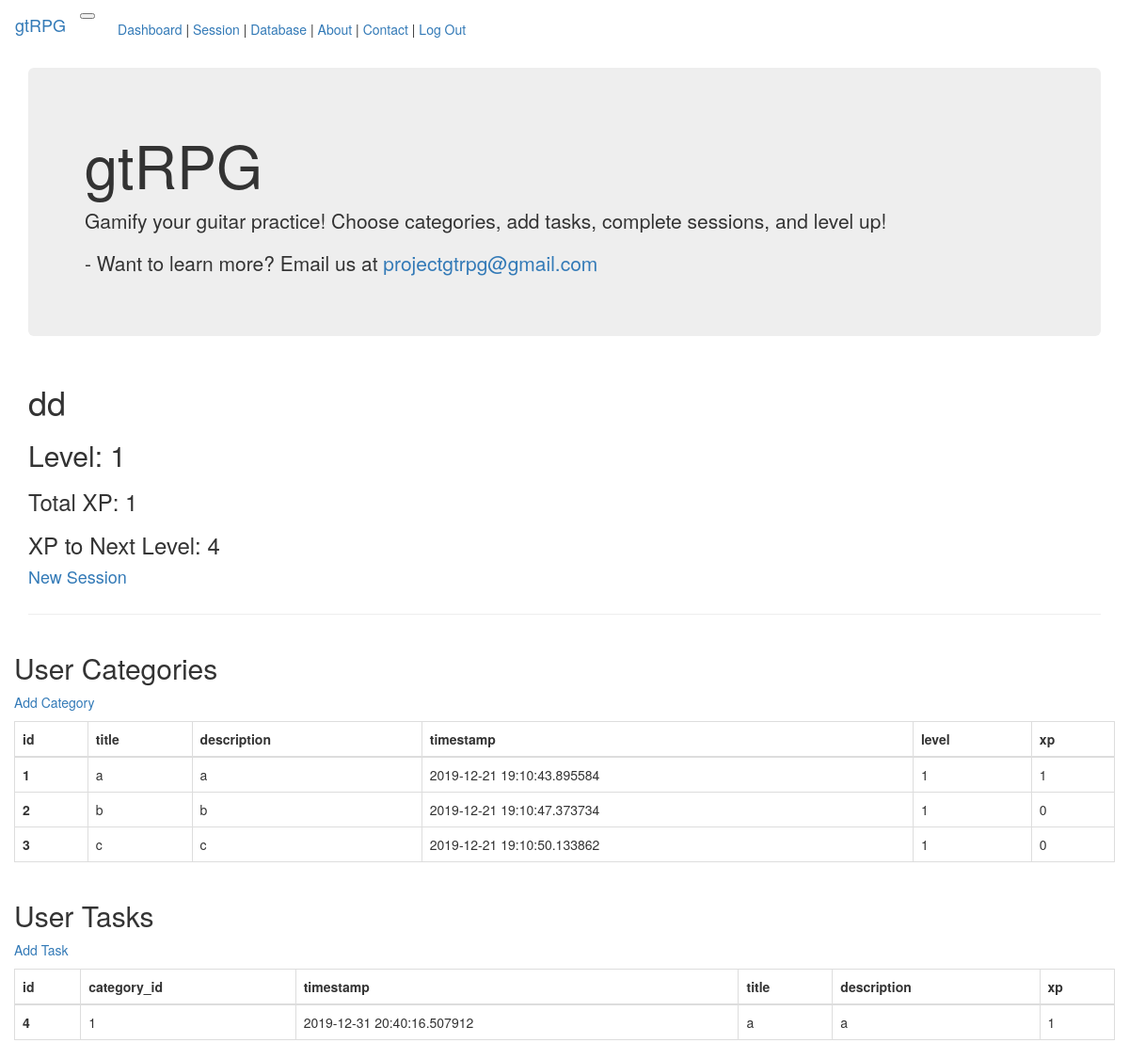
Page /user/dd (signed in) on the earlier database version.
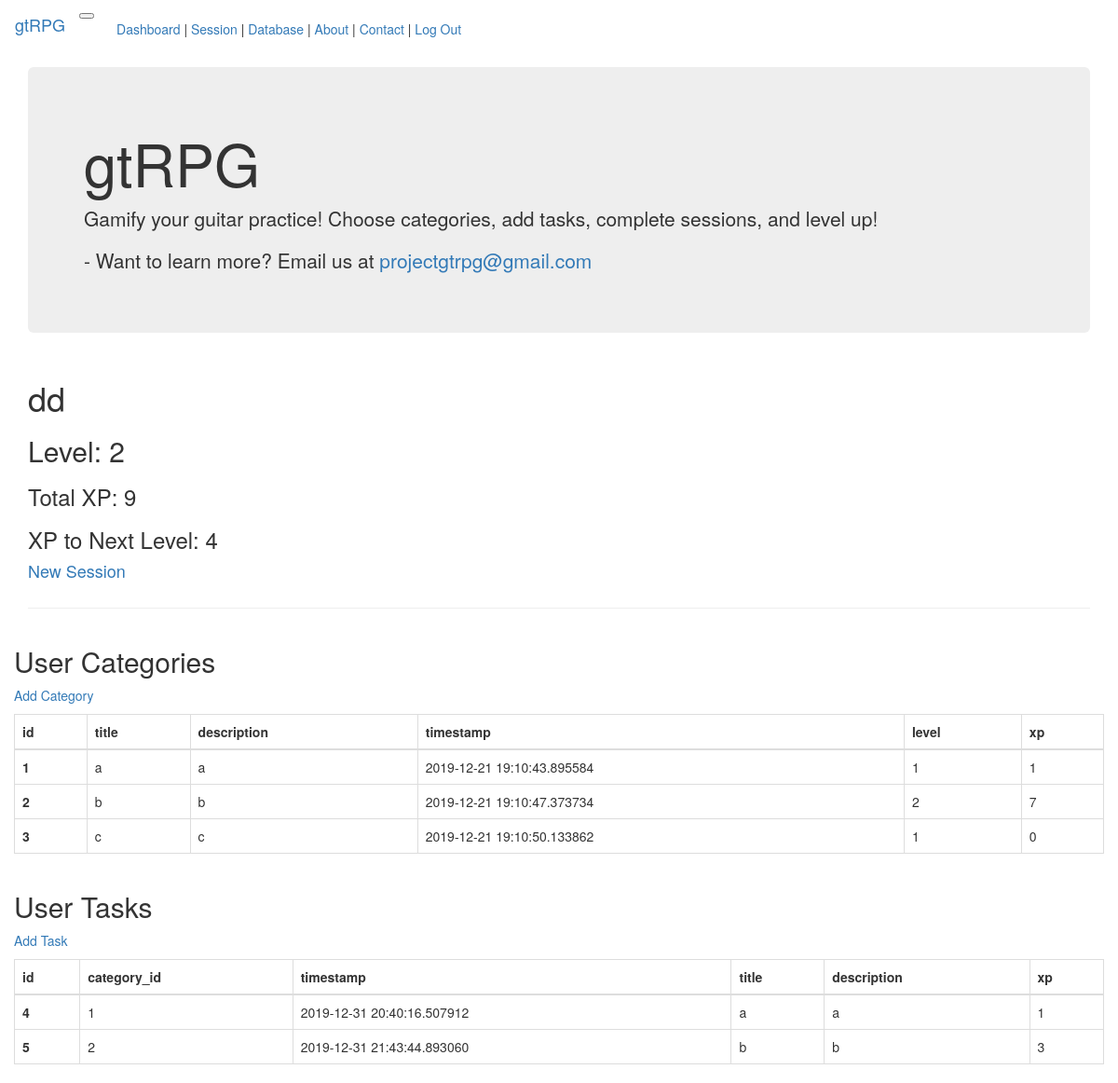
Same page on the later database version.
### app/models.py (models this page shows, shortened)
class User(UserMixin, db.Model):
    id = db.Column(db.Integer, primary_key=True)
    username = db.Column(db.String(64), index=True, unique=True)
    email = db.Column(db.String(120), index=True, unique=True)
    password_hash = db.Column(db.String(128))
    about_me = db.Column(db.String(140))
    last_seen = db.Column(db.DateTime, default=datetime.utcnow)
    level = db.Column(db.Integer, default=1, index=True)
    xp = db.Column(db.Integer, default=0, index=True)
    level_up_xp_modifier = db.Column(db.Integer, default=5, index=True)
    xp_to_next_level = db.Column(db.Integer, default=5, index=True)
    xp_to_next_level_constant = db.Column(db.Float, default=5.0)
    user_category = db.relationship('UserCategory', lazy=True)

class UserCategory(db.Model):
    user_id = db.Column('user_id', db.Integer, db.ForeignKey('user.id'), primary_key=True)
    category_id = db.Column('category_id', db.Integer, db.ForeignKey('category.id'), primary_key=True)
    level = db.Column('user_category_level', db.Integer, default=1, index=True)
    xp = db.Column('user_category_xp', db.Integer, default=0, index=True)
    level_up_xp_modifier = db.Column(db.Integer, default=5)
    xp_to_next_level = db.Column(db.Integer, default=5)
    xp_to_next_level_constant = db.Column(db.Float, default=5.0)

class Category(db.Model):
    id = db.Column(db.Integer, primary_key=True)
    title = db.Column(db.String(100), unique=True, nullable=False)
    description = db.Column(db.String(200))
    timestamp = db.Column(db.DateTime, index=True, default=datetime.utcnow)
    tasks = db.relationship('Task', backref='category', lazy=True)

class Task(db.Model):
    id = db.Column(db.Integer, primary_key=True)
    user_id = db.Column('user_id', db.Integer, db.ForeignKey('user.id'))
    category_id = db.Column(db.Integer, db.ForeignKey('category.id'), nullable=False)
    timestamp = db.Column(db.DateTime, index=True, default=datetime.utcnow)
    title = db.Column(db.String(100), nullable=False)
    description = db.Column(db.String(200))
    xp = db.Column(db.Integer, index=True)

### app/main/routes.py (the view)
@bp.route('/user/<username>', methods=['GET'])
@login_required
def user(username):
    user = User.query.filter_by(username=username).first_or_404()
    duser = get_dumped_user(user)
    result_list = (db.session.query(UserCategory, Category)
                   .filter(UserCategory.user_id == user.id)
                   .filter(Category.id == UserCategory.category_id)
                   .all())
    debug_flash("result_list", result_list)
    user_task_list = Task.query.filter(Task.user_id == user.id).all()
    return render_template('user.html', title=f"{user.username} Profile | gtRPG", user=duser, result_list=result_list,
                            user_task_list=user_task_list)

### app/main/routes.py (called while the page is built)
@bp.before_request
def before_request():
    if current_user.is_authenticated:
        current_user.last_seen = datetime.utcnow()
        db.session.commit()

def get_dumped_user(user):
    dumped_user = USER_SCHEMA.dump(user)
    return dumped_user

def debug_flash(item_name, item):
    if DEBUG is True:
        flash(f'{item_name}={item}')

### app/models.py (called while the page is built)
@login.user_loader
def load_user(id):
    return User.query.get(int(id))

### app/templates/user.html (shortened to what this page needs)
{% extends "base.html" %}
{% block app_content %}
    <table>
        <tr valign="top">
            <td>
                <h1>{{ user.username }}</h1>
                <h2> Level: {{ user.level }}</h2>
                <h3> Total XP: {{ user.xp }}</h3>
                <h3> XP to Next Level: {{ user.xp_to_next_level }}</h3>
                <h4><a href="{{ url_for('main.new_session', username=current_user.username) }}">New Session</a></h4>
            </td>
        </tr>
    </table>
    <hr>
    <div class="row" id ="userCategoriesTable">
        <div class="col-12">
            <h2>User Categories</h2>
            <p></p><a href="{{ url_for('main.add_user_category', username=current_user.username) }}">Add Category</a></p>
            <table class="table table-dark table-bordered table-hover">
                <thead class="thead-dark">
                    <tr>
                        <th scope="col">id</th>
                        <th scope="col">title</th>
                        <th scope="col">description</th>
                        <th scope="col">timestamp</th>
                        <th scope="col">level</th>
                        <th scope="col">xp</th>
                    </tr>
                </thead>
                <tbody>
                    {% for result in result_list %}
                        <tr>
                            <th scope="row">{{result[1].id}}</th>
                            <td>{{result[1].title}}</td>
                            <td>{{result[1].description}}</td>
                            <td>{{result[1].timestamp}}</td>
                            <td>{{result[0].level}}</td>
                            <td>{{result[0].xp}}</td>
                        </tr>
                    {% endfor %}
                </tbody>
            </table>
        </div>
    </div>
    <div class="row" id ="tasksTable">
        <div class="col-12">
            <h2>User Tasks</h2>
            <p><a href="{{ url_for('main.add_user_task', username=current_user.username) }}">Add Task</a></p>
            <table class="table table-dark table-bordered table-hover">
                <thead class="thead-dark">
                    <tr>
                        <th scope="col">id</th>
                        <th scope="col">category_id</th>
                        <th scope="col">timestamp</th>
                        <th scope="col">title</th>
                        <th scope="col">description</th>
                        <th scope="col">xp</th>
                    </tr>
                </thead>
                <tbody>
                    {% for task in user_task_list %}
                        <tr>
                            <th scope="row">{{task.id}}</th>
                            <td>{{task.category_id}}</td>
                            <td>{{task.timestamp}}</td>
                            <td>{{task.title}}</td>
                            <td>{{task.description}}</td>
                            <td>{{task.xp}}</td>
                        </tr>
                    {% endfor %}
                </tbody>
            </table>
        </div>
    </div>
{% endblock %}

### app/templates/base.html (shortened to what this page needs)
{% extends 'bootstrap/base.html' %}
{% block navbar %}
    <nav class="navbar fixed-top navbar-expand-lg navbar-dark bg-dark">
        <a class="navbar-brand" href="{{ url_for('main.index', username=current_user.username) }}">gtRPG</a>
            <button class="navbar-toggler" type="button" data-toggle="collapse" data-target="#navbarNav" aria-controls="navbarNav" aria-expanded="false" aria-label="Toggle navigation">
            </button>
        <div class="collapse navbar-collapse" id="navbarNav">
            <ul class="navbar-nav">
                {% if current_user.is_anonymous %}
                <a class="nav-link nav-item" href="{{ url_for('auth.login') }}">Log In </a>|
                {% else %}
                <a class="nav-link nav-item" href="{{ url_for('main.index', username=current_user.username) }}">Dashboard </a>|
                <a class="nav-link nav-item" href="{{ url_for('main.new_session', username=current_user.username) }}"> Session </a>|
                {% if current_user.username == "BGDG" %}
                <a class="nav-link nav-item" href="{{ url_for('main.db_view') }}"> Database </a>|
                {% endif %}
                <a class="nav-link nav-item" href="{{ url_for('main.about') }}"> About </a>|
                <a class="nav-link nav-item" href="{{ url_for('main.contact') }}"> Contact </a>|
                <a class="nav-link nav-item" href="{{ url_for('auth.logout') }}"> Log Out</a>
                {% endif %}
            </ul>
        </div>
    </nav>
{% endblock %}
{% block content %}
    <div class="container">
        <div class="jumbotron">
            <h1>gtRPG</h1>
            <p>Gamify your guitar practice! Choose categories, add tasks, complete sessions, and level up!</p>
            <p> - Want to learn more? Email us at <a href="mailto:projectgtrpg@gmail.com">projectgtrpg@gmail.com</a></p>
        </div>
        {% block app_content %}{% endblock %}
    </div>
{% endblock %}

Differences in the rows shown:
changed UserCategory (number 2 of 3 on the later page): user_category_level "1" → "2"; user_category_xp "0" → "7"
added Task: id "5", category_id "2", timestamp "2019-12-31 21:43:44.893060", title "b", description "b", xp "3"
Other differences:
{{ user.level }}: "1" → "2"
{{ user.xp }}: "1" → "9"
